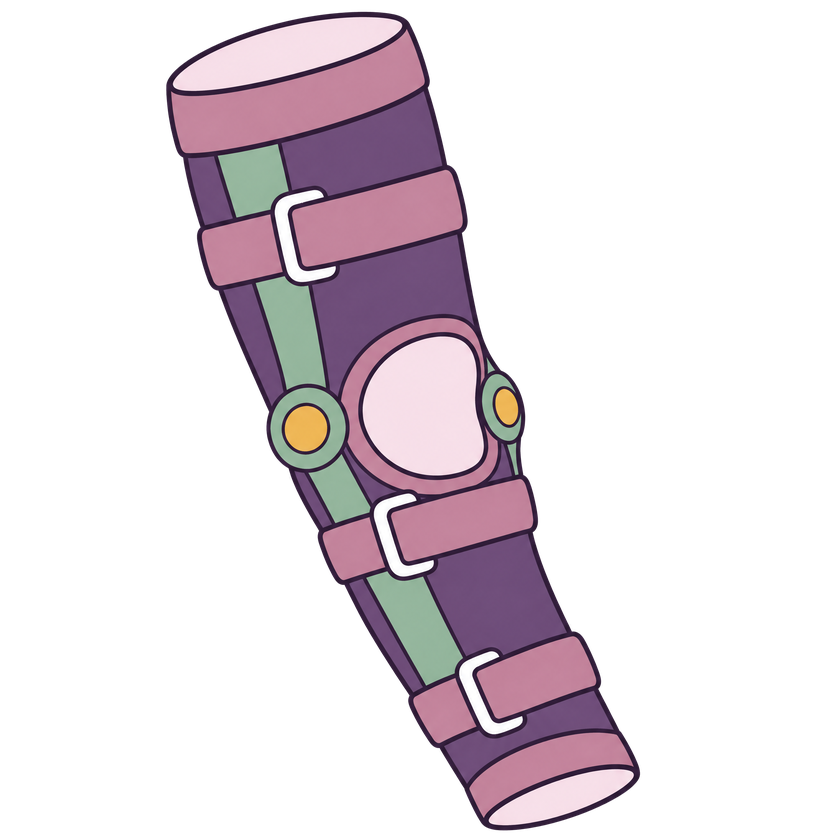
#> input picture assets/generated/product-arm-sleeve.png, 840 x 840 px, shrunk from 2048 x 2048 before the run
$ python cutout_product.py ../product-arm-sleeve.png out.png --source ../product-back-brace.png
#> lines starting #> are read from the running program, lines starting #| are printed output that depends on the picture; after the words box and inside, x2 and y2 are one past the last pixel; in counts of white or black regions, pixels touching at a corner belong together
#> further down, im is the input picture: PIL image 840x840 RGBA; mean R, G, B, A 40.9, 32.5, 38, 66.9
"""Cutout for the flat-colour product illustrations (phase 2).

The products are solid shapes with a dark outline on a flat off-white ground,
and some of their fills are white or very pale. So instead of colour-to-alpha
over the whole image (which would make pale fills see-through), this:

1. finds the ground around the object, and the ground showing through gaps
   inside it (wheel spokes, frame openings, strap loops), and makes it
   transparent. Enclosed areas count as gaps only if their median colour is
   the ground colour, so near-white fills (buckles, soles) stay solid;
2. keeps everything else fully opaque, so white and pale fills stay solid;
3. softens the edge: in a 5 px band around the transparent areas, each pixel
   is unmixed into the ground and the colour of the nearest solid pixel,
   so the outline keeps its anti-aliasing with no light fringe or tint.

    python -I cutout_product.py INPUT OUTPUT.png [--source SOURCE.png]

--source also writes the untouched image, converted to PNG.
Needs: pillow, numpy, scipy.
"""
import argparse
import numpy as np
from PIL import Image
from scipy import ndimage as ndi

GROUND_TOL = 7      # max per-channel difference that still counts as ground

EDGE = 5            # px of soft edge; the dark outline is wider, so fills are untouched


def cutout(img):
    a = np.asarray(img.convert("RGB")).astype(np.float64)
    border = np.concatenate([a[:20].reshape(-1, 3), a[-20:].reshape(-1, 3),
                             a[:, :20].reshape(-1, 3), a[:, -20:].reshape(-1, 3)])
    ground = np.median(border, axis=0)
#> ground = [0, 0, 0]
    diff = np.abs(a - ground).max(axis=2)
    groundish = diff < GROUND_TOL
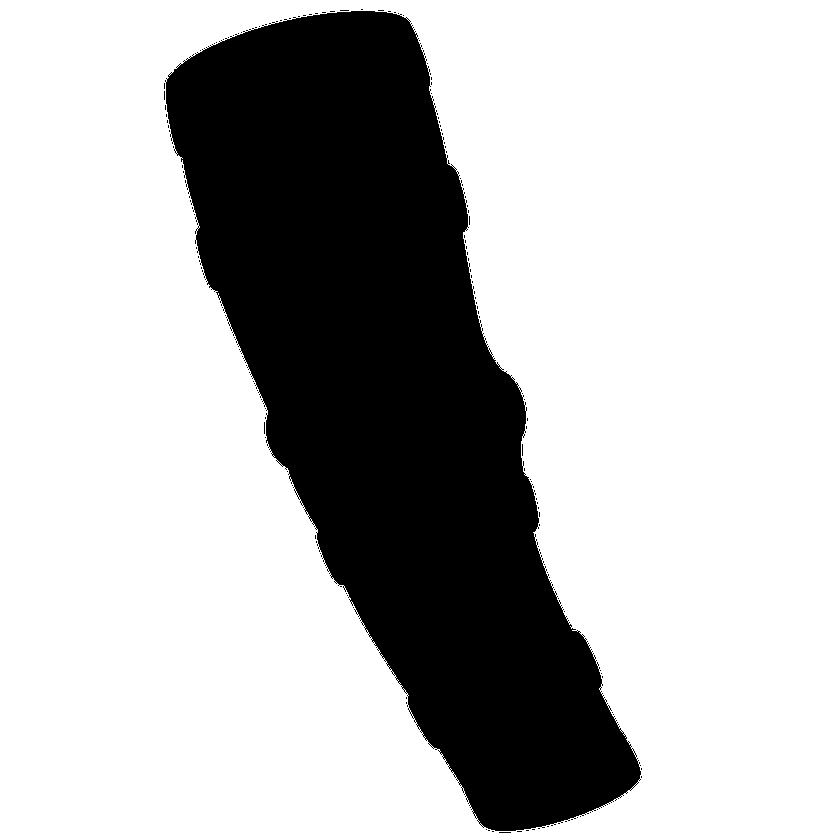
#> groundish: shape (840, 840) bool; 73.4% white; 156 black regions (155 under 20 px), largest, box (x1, y1, x2, y2) and area: (165, 11, 641, 831) 187306

    # (no opening: small ground slivers in tight corners must clear too; the
    # median test below keeps noise inside white fills from being cleared)
    lab, n = ndi.label(groundish)
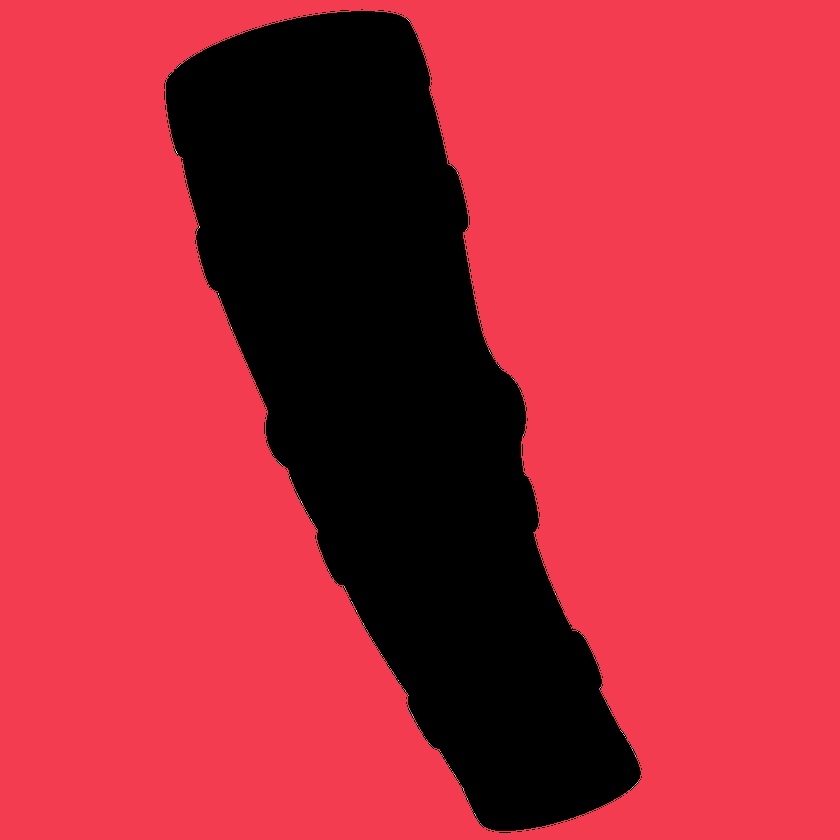
#> lab: shape (840, 840) int32; 205 distinct labels, from 0 to 204; one colour per label, 0 black
#> n = 204
    idx = np.arange(1, n + 1)
    sizes = ndi.sum(groundish, lab, index=idx)
#> sizes = 204 values, max 517676 at index 0, min 1 at index 1, mean 2538.9
    # The background around the object is always clear. An enclosed area is only
    # clear (ground seen through a gap) if its typical colour really is the
    # ground colour: the white fills here are just a few levels off it (the
    # ground is slightly pink, the white is neutral), so judge by the median.
    edge = np.unique(np.concatenate([lab[0], lab[-1], lab[:, 0], lab[:, -1]]))
#> edge = [1]
    med = np.stack([ndi.median(a[..., c], lab, index=idx) for c in range(3)], axis=1)
#> med = 204 rows, first 8: [0, 0, 0], [0, 0, 0], [0, 0, 0], [0, 0, 0], [0, 0, 0], [0, 0, 0], [0, 0, 0], [0, 0, 0]
    is_ground = np.abs(med - ground).max(axis=1) < 3
    keep = np.isin(idx, edge) | is_ground
    clear = np.isin(lab, idx[keep])

    alpha = np.ones(a.shape[:2])
    rgb = a.copy()
    alpha[clear] = 0.0
    rgb[clear] = 0

    # Edge: unmix each band pixel as a blend of the ground and the colour of the
    # nearest solid pixel. Alpha is how far it sits from the ground towards that
    # colour; its colour becomes that solid colour, so no tint or fringe is left.
    band = ndi.binary_dilation(clear, iterations=EDGE) & ~clear
#> band: shape (840, 840) bool; 1.5% white; 156 white regions (155 under 20 px), largest, box (x1, y1, x2, y2) and area: (165, 11, 641, 831) 10401
    solid = ~clear & ~band
#> solid: shape (840, 840) bool; 25.1% white; 1 white region, box (x1, y1, x2, y2) and area: (171, 16, 636, 826) 176905
    _, (iy, ix) = ndi.distance_transform_edt(~solid, return_indices=True)
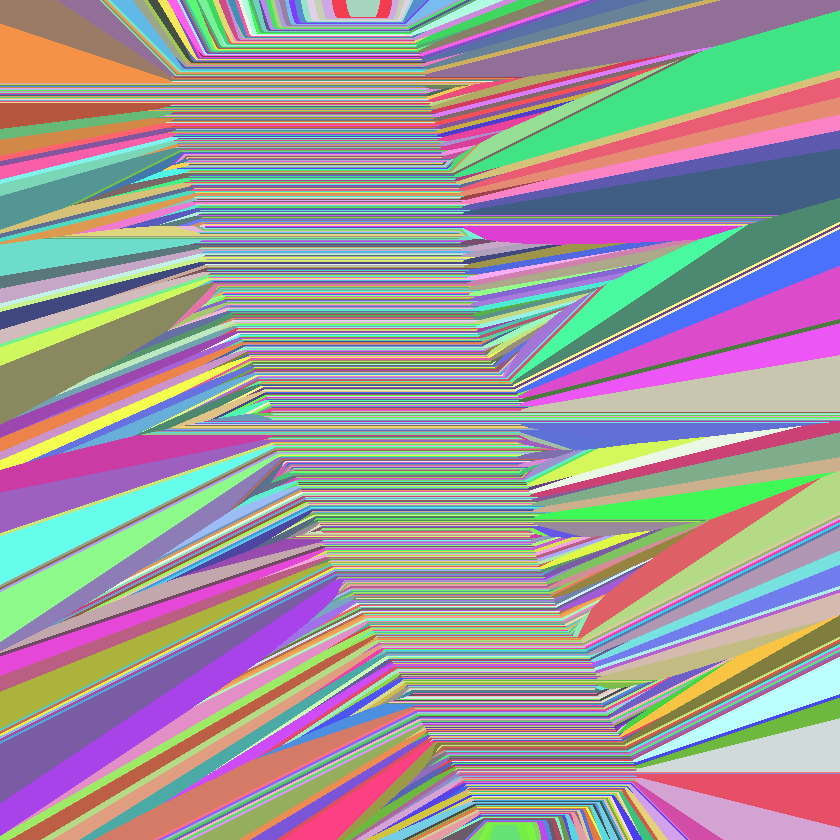
#> iy: shape (840, 840) int32; 810 distinct labels, from 16 to 825; one colour per label, 0 black
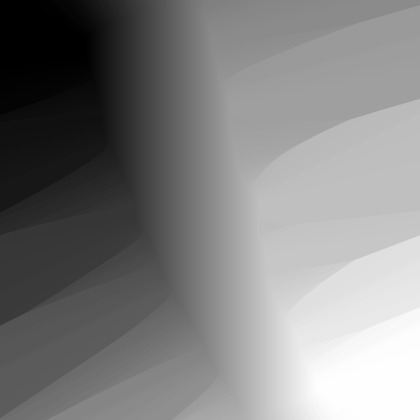
#> ix: shape (840, 840) int32 (shown at 1/2 size); min 171, max 635, mean 405.5; drawn with min black and max white
    fg = a[iy[band], ix[band]]
    v = fg - ground
    t = ((a[band] - ground) * v).sum(axis=1) / np.maximum((v * v).sum(axis=1), 1.0)
#> t = 10756 values, max 3.05 at index 989, min 0.189 at index 5680, mean 0.989
    weak = (v * v).sum(axis=1) < 20 ** 2           # nearest solid is near-white: keep as is
    ba = np.where(weak, 1.0, np.clip(t, 0, 1))
#> ba = 10756 values, max 1 at index 3, min 0.189 at index 5680, mean 0.882
    rgb[band] = np.where(weak[:, None], a[band], fg)
    alpha[band] = ba
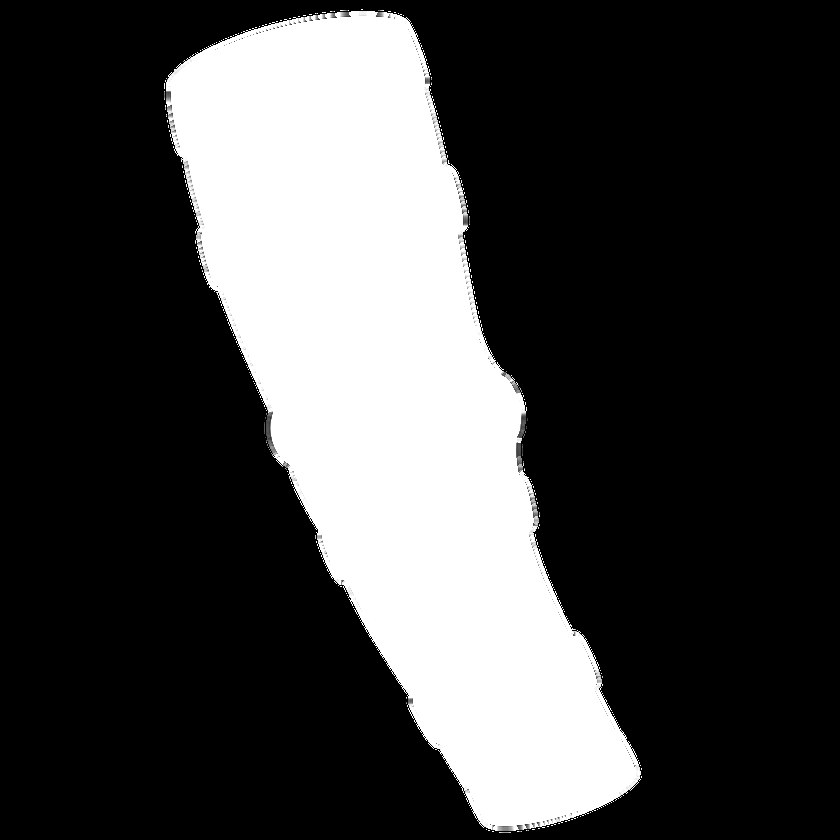
#> alpha: shape (840, 840) float64; min 0, max 1, mean 0.264

    out = np.dstack([rgb, alpha * 255]).round().astype(np.uint8)
    info = {"ground": ground.round().astype(int).tolist(),
            "clear_regions": int(keep.sum()),
            "opaque_px": int((alpha == 1).sum())}
#> info = {'ground': [0, 0, 0], 'clear_regions': 204, 'opaque_px': 182726}
    return Image.fromarray(out, "RGBA"), info


if __name__ == "__main__":
    p = argparse.ArgumentParser()
    p.add_argument("input")
    p.add_argument("output")
    p.add_argument("--source")
    args = p.parse_args()
    im = Image.open(args.input)
    if args.source:
        im.convert("RGB").save(args.source, optimize=True)
    out, info = cutout(im)
    out.save(args.output, optimize=True)
    print(args.output.split("/")[-1], out.size, info)
#| out.png (840, 840) {'ground': [0, 0, 0], 'clear_regions': 204, 'opaque_px': 182726}
